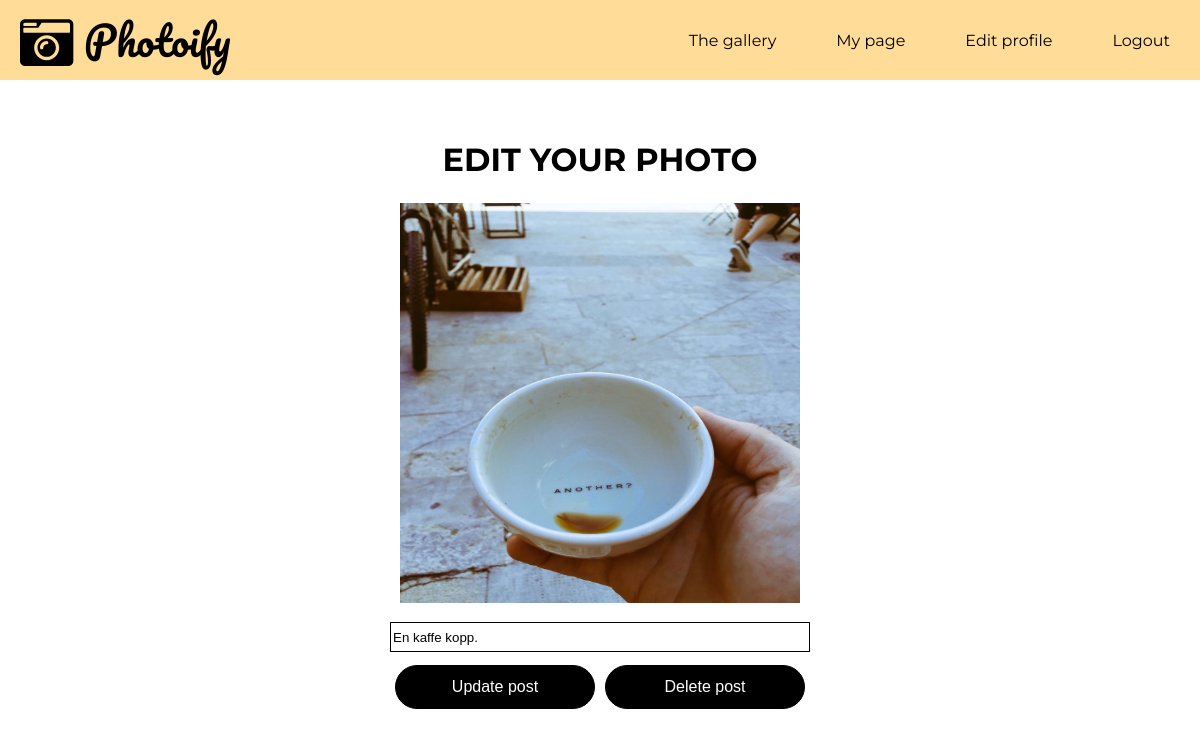
Page /edit-post.php?post_id=56 (signed in) on the committed database.
### tables this page shows
CREATE TABLE "posts" (
	`post_id`	INTEGER NOT NULL PRIMARY KEY AUTOINCREMENT,
	`post`	TEXT NOT NULL,
	`date`	TEXT,
	`user_id`	INTEGER,
	`content`	TEXT
);

### app/functions.php (called while the page is built, shortened)
<?php
function editPosts()
{
    $config = require __DIR__.'/config.php';
    $pdo = new PDO($config['database_path']);
    $editPost = filter_var($_GET['post_id'], FILTER_SANITIZE_STRING);
    $statement = $pdo->prepare(
        "SELECT *
        FROM posts
        WHERE post_id = $editPost"
    );
    $statement->execute();
    $onePost = $statement->fetch(PDO::FETCH_ASSOC);
    return $onePost;
}

### edit-post.php (the view, shortened to what this page needs)
<?php require __DIR__.'/views/header.php'; ?>
<?php if (isset($_GET['post_id'])): ?>
<?php
    $onePost = editPosts();
    ?>
        <?php endif; ?>
<div class="edit-post-page">
    <h1>Edit your photo</h1>
        <img class="one-post" src="image/post/<?php echo $onePost['post'];?>" alt="photoify">
        <br>
        <form class="edit-post" action="app/posts/update.php" method="post">
            <p>
                <input type="text" value="<?php echo $onePost['content'];?>" name="content" id=content maxlength="50">
            </p>
    <div class="button-div">
            <button type="submit" class="save-button">Update post</button>
        </form>
        <form class="delete-post" action="app/posts/delete.php" method="post">
                <button class="delete-post-button" type="submit" class="delete">Delete post</button>
            </div>
    </div>
<?php require __DIR__.'/views/footer.php'; ?>

### assets/styles/main.css (style rules this page uses)
* { box-sizing: border-box; margin: 0px; }
body { width: 100%; height: 100vh; background-color: #ffff; display:flex; flex-direction: column; font-family: 'Montserrat', sans-serif; }
@media screen and (min-width: 600px) { * { box-sizing: border-box; margin: 0px; } }
@media screen and (min-width: 800px) { * { box-sizing: border-box; margin: 0px; } }

### assets/styles/mypage.css (style rules this page uses)
.edit-post-page { width: 100%; margin-top: 5%; display: flex; flex-direction: column; justify-content: center; align-items: center; }
.one-post { width: 300px; height: 300px; }
.edit-post-page h1 { font-size: 2em; text-transform: uppercase; padding-bottom: 2%; }
.edit-post-page input { width: 300px; height: 30px; border: 0.1em solid #000000; }
.delete-post-button, .save-button { margin-bottom: 3%; margin-top: 3%; padding:0.35em 1.2em; width: 200px; height: 44px; border-radius: 2em; border: 0.1em solid #000000; color: #FFFFFF; background-color: #000000; font-size: 1em; }
.button-div { display: flex; flex-direction: column; align-items: center; justify-content: space-around; }
@media screen and (min-width: 800px) { .one-post { width: 400px; height: 400px; } }
@media screen and (min-width: 800px) { .edit-post-page h1 { font-size: 2em; text-transform: uppercase; padding-bottom: 2%; } }
@media screen and (min-width: 800px) { .edit-post-page input { width: 420px; height: 30px; border: 0.1em solid #000000; } }
@media screen and (min-width: 800px) { .button-div { display: flex; flex-direction: row; align-items: center; align-content: space-between; } }

### rows in the picture
posts: post (picture), content "En kaffe kopp."
